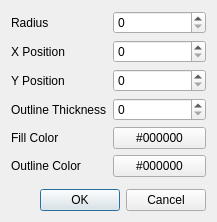
<?xml version="1.0" encoding="UTF-8"?>
<ui version="4.0">
 <class>DrawCircleDialog</class>
 <widget class="QDialog" name="DrawCircleDialog">
  <property name="geometry">
   <rect>
    <x>0</x>
    <y>0</y>
    <width>217</width>
    <height>222</height>
   </rect>
  </property>
  <property name="windowTitle">
   <string>Draw Circle</string>
  </property>
  <property name="modal">
   <bool>false</bool>
  </property>
  <layout class="QVBoxLayout" name="verticalLayout_2">
   <item>
    <layout class="QFormLayout" name="formLayout">
     <item row="1" column="0">
      <widget class="QLabel" name="label">
       <property name="text">
        <string>Radius</string>
       </property>
      </widget>
     </item>
     <item row="1" column="1">
      <widget class="QSpinBox" name="RadiusSpinBox">
       <property name="maximum">
        <number>1000</number>
       </property>
      </widget>
     </item>
     <item row="2" column="0">
      <widget class="QLabel" name="label_2">
       <property name="text">
        <string>X Position</string>
       </property>
      </widget>
     </item>
     <item row="2" column="1">
      <widget class="QSpinBox" name="XPositionSpinBox">
       <property name="maximum">
        <number>1000</number>
       </property>
      </widget>
     </item>
     <item row="3" column="0">
      <widget class="QLabel" name="label_3">
       <property name="text">
        <string>Y Position</string>
       </property>
      </widget>
     </item>
     <item row="3" column="1">
      <widget class="QSpinBox" name="YPositionSpinBox">
       <property name="maximum">
        <number>1000</number>
       </property>
      </widget>
     </item>
     <item row="4" column="0">
      <widget class="QLabel" name="label_4">
       <property name="text">
        <string>Outline Thickness</string>
       </property>
      </widget>
     </item>
     <item row="4" column="1">
      <widget class="QSpinBox" name="OutlineThicknessSpinBox"/>
     </item>
     <item row="5" column="0">
      <widget class="QLabel" name="label_5">
       <property name="text">
        <string>Fill Color</string>
       </property>
      </widget>
     </item>
     <item row="5" column="1">
      <widget class="QPushButton" name="FillBtn">
       <property name="autoFillBackground">
        <bool>true</bool>
       </property>
       <property name="text">
        <string>#000000</string>
       </property>
       <property name="flat">
        <bool>false</bool>
       </property>
      </widget>
     </item>
     <item row="6" column="0">
      <widget class="QLabel" name="label_6">
       <property name="text">
        <string>Outline Color</string>
       </property>
      </widget>
     </item>
     <item row="6" column="1">
      <widget class="QPushButton" name="OutlineBtn">
       <property name="text">
        <string>#000000</string>
       </property>
      </widget>
     </item>
    </layout>
   </item>
   <item>
    <layout class="QHBoxLayout" name="horizontalLayout">
     <item>
      <spacer name="horizontalSpacer">
       <property name="orientation">
        <enum>Qt::Horizontal</enum>
       </property>
       <property name="sizeHint" stdset="0">
        <size>
         <width>40</width>
         <height>20</height>
        </size>
       </property>
      </spacer>
     </item>
     <item>
      <widget class="QDialogButtonBox" name="buttonBox">
       <property name="orientation">
        <enum>Qt::Horizontal</enum>
       </property>
       <property name="standardButtons">
        <set>QDialogButtonBox::Cancel|QDialogButtonBox::Ok</set>
       </property>
      </widget>
     </item>
    </layout>
   </item>
  </layout>
 </widget>
 <resources/>
 <connections>
  <connection>
   <sender>buttonBox</sender>
   <signal>accepted()</signal>
   <receiver>DrawCircleDialog</receiver>
   <slot>accept()</slot>
   <hints>
    <hint type="sourcelabel">
     <x>299</x>
     <y>153</y>
    </hint>
    <hint type="destinationlabel">
     <x>157</x>
     <y>274</y>
    </hint>
   </hints>
  </connection>
  <connection>
   <sender>buttonBox</sender>
   <signal>rejected()</signal>
   <receiver>DrawCircleDialog</receiver>
   <slot>reject()</slot>
   <hints>
    <hint type="sourcelabel">
     <x>329</x>
     <y>159</y>
    </hint>
    <hint type="destinationlabel">
     <x>286</x>
     <y>274</y>
    </hint>
   </hints>
  </connection>
 </connections>
</ui>
